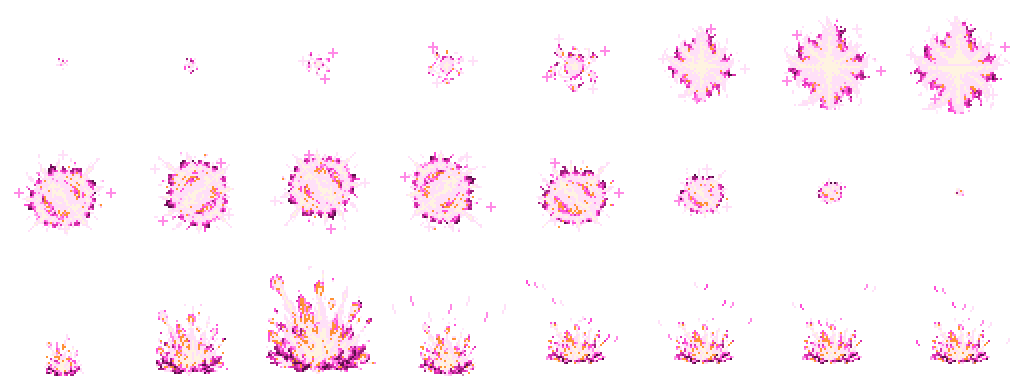
#> input picture Pause/Assets/Art/Attacks/Ember~/ember_attack_laser.png, 1024 x 384 px
$ python verify.py
#> lines starting #> are read from the running program, lines starting #| are printed output that depends on the picture; after the words box and inside, x2 and y2 are one past the last pixel; in counts of white or black regions, pixels touching at a corner belong together
"""Audit the Ember boss laser atlases; run from any working directory."""
from pathlib import Path
from PIL import Image
import numpy as np

ROOT=Path(__file__).resolve().parent
FILES={
 'ember_attack_laser.png':((1024,384),(128,128),8,3),
 'ember_attack_laserbody.png':((512,256),(128,256),4,1),
 'ember_attack_lasertell.png':((512,128),(128,128),4,1),
}

def hsv(a):
    rgb=a[:,:,:3].astype(np.float32)/255
    mx=rgb.max(2);mn=rgb.min(2);dif=mx-mn
    h=np.zeros(mx.shape,dtype=np.float32)
    ix=(mx==rgb[:,:,0])&(dif>0)
    h[ix]=((rgb[:,:,1][ix]-rgb[:,:,2][ix])/dif[ix])%6
    ix=(mx==rgb[:,:,1])&(dif>0)
    h[ix]=(rgb[:,:,2][ix]-rgb[:,:,0][ix])/dif[ix]+2
    ix=(mx==rgb[:,:,2])&(dif>0)
    h[ix]=(rgb[:,:,0][ix]-rgb[:,:,1][ix])/dif[ix]+4
    h=(h*60)%360
    s=np.where(mx>0,dif/np.maximum(mx,.0001),0)
    return h,s,mx

def cell(a, x, y, cw, ch):
    return a[y*ch:(y+1)*ch,x*cw:(x+1)*cw]

def changed(a,b):
    union=(a[:,:,3]>=128)|(b[:,:,3]>=128)
    if not union.any():return 0
    return 100*np.count_nonzero(np.any(a!=b,axis=2)&union)/np.count_nonzero(union)

failed=[]
summary=[]
for name,(size,(cw,ch),cols,rows) in FILES.items():
    im=Image.open(ROOT/name);a=np.array(im.convert('RGBA'))
#> further down, im is the input picture: PIL image 1024x384 RGBA; mean R, G, B, A 34.1, 25.2, 29.8, 34.5
    shape=im.size==size;mode=im.mode=='RGBA'
#> after `shape = im.size == size`: shape = True
#> after `mode = im.mode == 'RGBA'`: mode = True
    n=np.array(im.resize((im.width//2,im.height//2),Image.Resampling.NEAREST).resize(im.size,Image.Resampling.NEAREST))
    rt=np.array_equal(a,n)
#> rt = True
    shares=[];borders=[];widths=[];seams=[]
    for y in range(rows):
      for x in range(cols):
        c=cell(a,x,y,cw,ch)
        h,s,v=hsv(c);opaque=c[:,:,3]>=128
        pink=(((h>=302)&(h<=340)&(s>.2))|((v>.89)&(s<.25)))&opaque
        shares.append(100*np.count_nonzero(pink)/max(1,np.count_nonzero(opaque)))
        tile_axis=name.endswith('laserbody.png') or (name.endswith('lasertell.png') and x<2)
        side=np.all(c[:,:6,3]<=24) and np.all(c[:,-6:,3]<=24)
        ends=True if tile_axis else np.all(c[:6,:,3]<=24) and np.all(c[-6:,:,3]<=24)
        borders.append(bool(side and ends))
        if opaque.any():
            xx=np.where(opaque)[1];widths.append(int(xx.max()-xx.min()+1))
        else:widths.append(0)
        if tile_axis:seams.append(bool(np.array_equal(c[0],c[-1])))
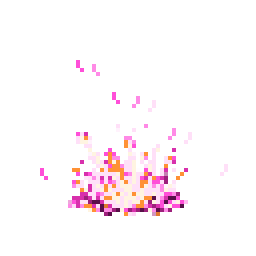
#> c: shape (128, 128, 4) (shown 2 times larger); mean R, G, B, A 23.1, 15.7, 18.9, 23.8; transparent parts drawn white
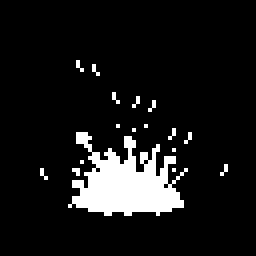
#> opaque: shape (128, 128) bool (shown 2 times larger); 9.2% white; 17 white regions (16 under 20 px), largest, box (x1, y1, x2, y2) and area: (34, 66, 94, 108) 1368
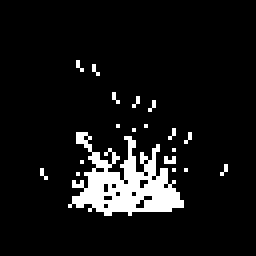
#> pink: shape (128, 128) bool (shown 2 times larger); 8% white; 19 white regions (17 under 20 px), largest, box (x1, y1, x2, y2) and area: (34, 66, 92, 108) 1156, (82, 78, 88, 82) 20
#> after the loop, borders = [True, True, True, True, True, True, True, True, True, True, True, True, True, True, True, True, True, True, True, True, True, True, True, True]; seams = []; shares = [100, 100, 100, 95.33, 94.93, 97.63, 97.61, 97.64, 95.36, 95.38, 95.38, 95.38, 93.41, 95.04, 94.59, 92.86, 89.18, 88.46, 87.11, 88.33, 87.04, 87.23, 86.97, 87.04]; widths = [12, 14, 40, 50, 68, 92, 104, 104, 102, 84, 100, 96, 88, 58, 30, 10, 40, 72, 110, 114, 92, 94, 84, 94]
    h,s,v=hsv(a);opa=a[:,:,3]>=128
#> in hsv (call 25), `h=np.zeros(mx.shape,dtype=np.float32)`: h: shape (384, 1024) float32; every value is 0
#> in hsv (call 25), `ix=(mx==rgb[:,:,0])&(dif>0)`: ix: shape (384, 1024) bool; 13.8% white; 221 white regions (159 under 20 px), largest, box (x1, y1, x2, y2) and area: (266, 270, 376, 374) 5928, (906, 16, 1004, 114) 5228, (784, 16, 870, 110) 4616
#> in hsv (call 25), `h[ix]=((rgb[:,:,1][ix]-rgb[:,:,2][ix])/dif[ix])%6`:
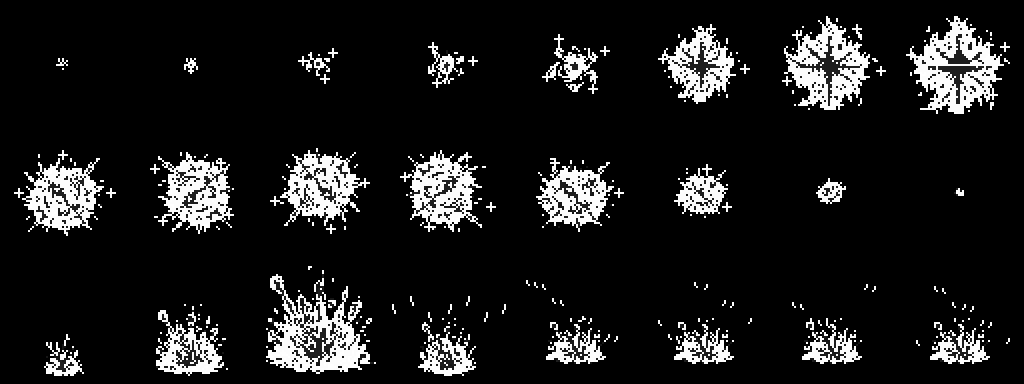
#> h: shape (384, 1024) float32; min 0, max 5.27, mean 0.578; drawn with min black and max white
#> in hsv (call 25), `ix=(mx==rgb[:,:,1])&(dif>0)`: ix: shape (384, 1024) bool; every value is 0
#> after `opa = a[:, :, 3] >= 128`: opa: shape (384, 1024) bool; 13.5% white; 226 white regions (164 under 20 px), largest, box (x1, y1, x2, y2) and area: (266, 270, 376, 374) 5792, (906, 16, 1004, 114) 5128, (784, 16, 870, 110) 4456
    hue={}
    for label,target in [('cyan',178),('green',82),('violet',259),('amber',37)]:
        angular=np.abs((h-target+180)%360-180)
        hue[label]=float(round(100*np.count_nonzero((angular<=20)&(s>.65)&opa)/max(1,np.count_nonzero(opa)),2))
#> this loop made 4 passes
#> pass 1, `angular=np.abs((h-target+180)%360-180)`:
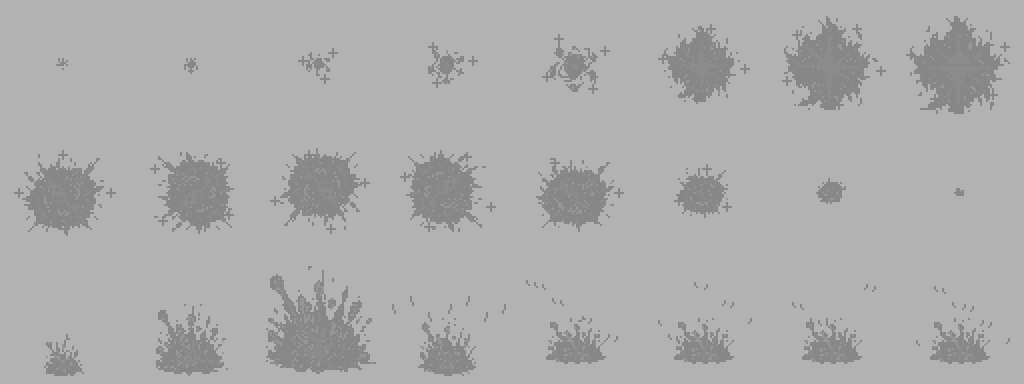
#> angular: shape (384, 1024) float32; min 134.8, max 178, mean 172.4
#> pass 3, `angular=np.abs((h-target+180)%360-180)`:
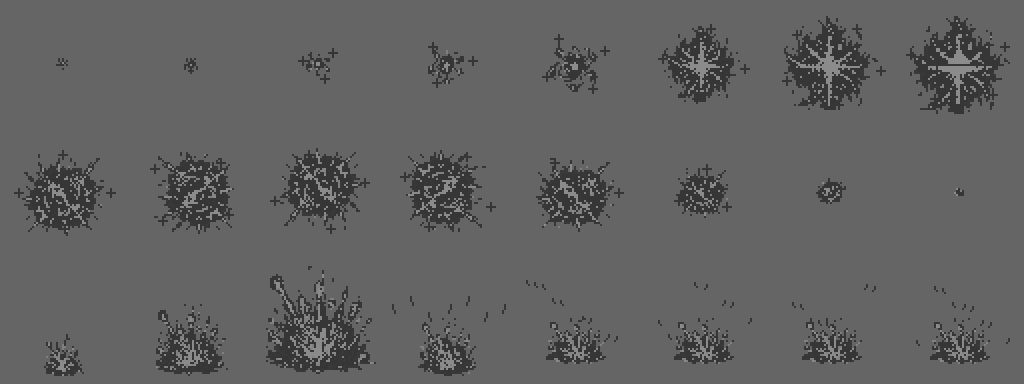
#> angular: shape (384, 1024) float32; min 53.82, max 139, mean 97.1
#> after the loop, hue = {'cyan': 0, 'green': 0, 'violet': 0, 'amber': 6.72}
    red=100*np.count_nonzero(((h>=345)|(h<=15))&(s>.5)&opa)/max(1,np.count_nonzero(opa))
#> red = 0
    print(name)
    print('  size OK',shape,'RGBA',mode,'reserved cells empty: n/a (all cells assigned)')
#|   size OK True RGBA True reserved cells empty: n/a (all cells assigned)
    print('  border >=6px OK',all(borders),'(tiling axis excepted)' if seams else '', 'pink share %',','.join(f'{v:.1f}' for v in shares))
#|   border >=6px OK True  pink share % 100.0,100.0,100.0,95.3,94.9,97.6,97.6,97.6,95.4,95.4,95.4,95.4,93.4,95.0,94.6,92.9,89.2,88.5,87.1,88.3,87.0,87.2,87.0,87.0
    print('  hue within 20deg, saturated %',hue,'red band %',round(red,3))
#|   hue within 20deg, saturated % {'cyan': 0.0, 'green': 0.0, 'violet': 0.0, 'amber': 6.72} red band % 0.0
    print('  x2 nearest round trip',rt,'vertical seamless',all(seams) if seams else 'n/a','content max width',max(widths),'beam <=100',max(widths)<=100 if seams and name.endswith('laserbody.png') else 'n/a')
#|   x2 nearest round trip True vertical seamless n/a content max width 114 beam <=100 n/a
    loops=[]
    if name.endswith('laser.png'):loops=[('muzzle',[(1,i) for i in range(4)]),('spark',[(2,i) for i in range(4,8)])]
    if name.endswith('laserbody.png'):loops=[('beam',[(0,i) for i in range(4)])]
    if name.endswith('lasertell.png'):loops=[('sight',[(0,i) for i in range(2)]),('lock',[(0,i) for i in range(2,4)])]
    loop_min=100.0
    for label,coords in loops:
        cc=[cell(a,x,y,cw,ch) for y,x in coords]
        dif=[changed(cc[i],cc[(i+1)%len(cc)]) for i in range(len(cc))]
        print('  loop',label,'step differences %',','.join(f'{v:.1f}' for v in dif),'seam',f'{dif[-1]:.1f}','OK',min(dif)>=3)
        loop_min=min(loop_min,min(dif))
        if min(dif)<3:failed.append(name+': '+label+' loop')
#> this loop made 2 passes
#> (dif, loop_min) on passes 1 to 2: ([76.57, 77, 77.2, 76.71], 76.57), ([13.4, 13.47, 13.4, 13.33], 13.33)
#|   loop muzzle step differences % 76.6,77.0,77.2,76.7 seam 76.7 OK True
#|   loop spark step differences % 13.4,13.5,13.4,13.3 seam 13.3 OK True
#> pass 1, in changed (call 4), `union=(a[:,:,3]>=128)|(b[:,:,3]>=128)`:
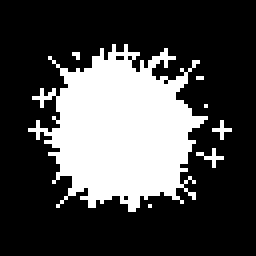
#> union: shape (128, 128) bool (shown 2 times larger); 28.2% white; 7 white regions (4 under 20 px), largest, box (x1, y1, x2, y2) and area: (14, 22, 104, 106) 4512, (98, 74, 112, 84) 44, (106, 60, 116, 70) 36
#> after the loop, failed = []
    if not(shape and mode and rt and all(borders) and min(shares)>=30 and red==0 and all(seams) and (name!='ember_attack_laserbody.png' or max(widths)<=100)):
        failed.append(name+': atlas audit')
    summary.append((name.replace('ember_attack_',''),f'{im.width}x{im.height}',f'{min(shares):.1f}',f'{loop_min:.1f}',f'{red:.1f}',f'{hue["amber"]:.2f}',str(max(widths)),str(all(seams)) if seams else 'n/a'))
#> pass 2 of the loop `for name,(size,(cw,ch),cols,rows) in FILES.items():`:
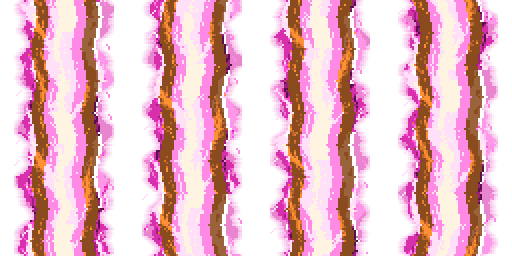
#> input picture Pause/Assets/Art/Attacks/Ember~/ember_attack_laserbody.png, 512 x 256 px
#> im is the input picture: PIL image 512x256 RGBA; mean R, G, B, A 158.7, 93.5, 120.7, 155.9
#> after the loop `for y in range(rows):`:
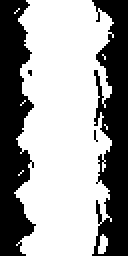
#> opaque: shape (256, 128) bool; 61.1% white; 4 black regions, box (x1, y1, x2, y2) and area: (0, 0, 36, 256) 6356, (92, 0, 128, 256) 6356, (94, 130, 98, 142) 24, (28, 70, 32, 76) 20
#> after the loop `for y in range(rows):`: borders = [True, True, True, True]; shares = [69.48, 69.23, 68.74, 69.14]; widths = [100, 100, 100, 100]
#> rgb: shape (256, 512, 3) float32
#> mx: shape (256, 512) float32
#> mn: shape (256, 512) float32
#> s: shape (256, 512) float32
#> opa: shape (256, 512) bool; 61.1% white; 14 black regions (3 under 20 px), largest, box (x1, y1, x2, y2) and area: (348, 0, 420, 256) 12844, (220, 0, 292, 256) 12792, (92, 0, 164, 256) 12596
#> the loop `for label,target in [('cyan',178),('green',82),('violet',259),('amber'..` made 4 passes
#> pass 3, `angular=np.abs((h-target+180)%360-180)`:
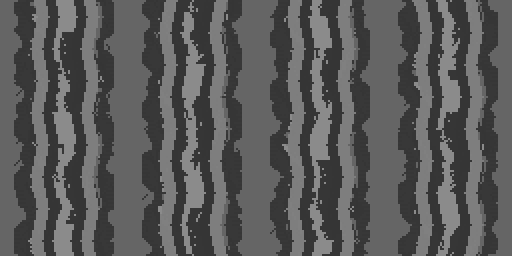
#> angular: shape (256, 512) float32; min 53.82, max 139, mean 89.3
#> after the loop `for label,target in [('cyan',178),('green',82),('violet',259),('amber'..`: hue = {'cyan': 0, 'green': 0, 'violet': 0, 'amber': 30.85}
#|   size OK True RGBA True reserved cells empty: n/a (all cells assigned)
#|   border >=6px OK True (tiling axis excepted) pink share % 69.5,69.2,68.7,69.1
#|   hue within 20deg, saturated % {'cyan': 0.0, 'green': 0.0, 'violet': 0.0, 'amber': 30.85} red band % 0.0
#|   x2 nearest round trip True vertical seamless True content max width 100 beam <=100 True
#> the loop `for label,coords in loops:` made 1 pass
#> (dif, loop_min) on pass 1: ([67.56, 66.6, 65.86, 67.04], 65.86)
#> (printed output is left out)
print('\nFILE                      SIZE       MIN PINK%  MIN LOOP%  RED%  AMBER±20%  MAX W  V-SEAM')
for row in summary:
    print(f'{row[0]:25} {row[1]:10} {row[2]:>9} {row[3]:>10} {row[4]:>5} {row[5]:>11} {row[6]:>6} {row[7]:>7}')
#> this loop made 3 passes
#| laser.png                 1024x384        87.0       13.3   0.0        6.72    114     n/a
#| laserbody.png             512x256         68.7       65.9   0.0       30.85    100    True
#| lasertell.png             512x128        100.0       82.8   0.0        0.00     98    True
print('RESULT', 'PASS' if not failed else 'FAIL '+', '.join(failed))
#| RESULT PASS
raise SystemExit(bool(failed))
#> (the program exits here)
